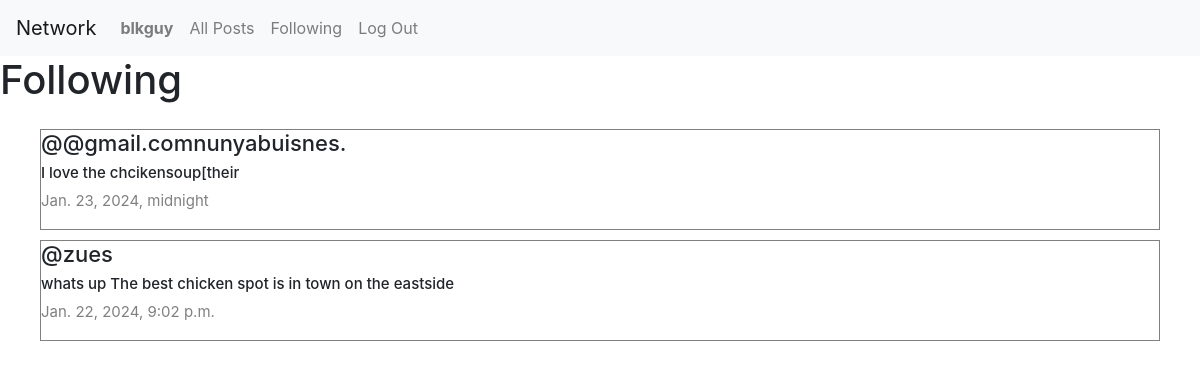
Screenshot of /following (signed in) with the database file from the repository.
### network/models.py (models this page shows, shortened)
class User(AbstractUser):
    pass

class Post(models.Model):
    content=models.CharField(max_length=140)
    user=models.ForeignKey(User,on_delete=models.CASCADE,related_name="author")
    date=models.DateTimeField(auto_now_add=True)

### network/views.py (the view)
# urls.py: path('following',views.following,name='following'),
def following(request):
    currentUser=User.objects.get(pk=request.user.id)
    following_people=Follow.objects.filter(user=currentUser)
    allPosts=Post.objects.all().order_by("id").reverse()
    followingPosts=[]
    for posts in allPosts:
        for person in following_people:
            if person.user_follower==posts.user:
                followingPosts.append(posts)
    paginator=Paginator(followingPosts,2)
    page_number= request.GET.get('page')
    posts_of_the_page=paginator.get_page(page_number)
    return render(request, "network/following.html",{
        "posts_of_the_page":posts_of_the_page
    })

### network/templates/network/following.html (shortened to what this page needs)
{% extends "network/layout.html" %}
{% block body %}
<h1>Following</h1>
<div class="all-posts" >
    {% for post in posts_of_the_page %}
    <div class="post" style="margin: 5px 20px; border:0.1px solid gray; display: flex;
    justify-content: center;
    flex-direction:column;
    box-sizing: border-box;">
        <h5 class="username">@{{ post.user }}</h5>
       <h6 class="content" >{{ post.content }}</h6>
        <p class="date"> {{ post.date }}</p>
    </div>
    {% endfor %}
</div>
{% endblock %}

### network/templates/network/layout.html (shortened to what this page needs)
{% load static %}
<!DOCTYPE html>
<html lang="en">
    <head>
        <link rel="stylesheet" href="https://stackpath.bootstrapcdn.com/bootstrap/4.4.1/css/bootstrap.min.css">
        <link href="{% static 'network/styles.css' %}" rel="stylesheet">
    </head>
    <body>
        <nav class="navbar navbar-expand-lg navbar-light bg-light">
            <a class="navbar-brand" href="#">Network</a>
            <div>
              <ul class="navbar-nav mr-auto">
                {% if user.is_authenticated %}
                    <li class="nav-item">
                        <a class="nav-link" href="{% url 'profile' user_id=user.id %}"><strong>{{ user.username }}</strong></a>
                    </li>
                {% endif %}
                <li class="nav-item">
                  <a class="nav-link" href="{% url 'index' %}">All Posts</a>
                </li>
                {% if user.is_authenticated %}
                    <li class="nav-item">
                        <a class="nav-link" href="{% url  'following' %}">Following</a>
                    </li>
                    <li class="nav-item">
                        <a class="nav-link" href="{% url 'logout' %}">Log Out</a>
                    </li>
                {% endif %}
              </ul>
            </div>
          </nav>
        <div class="body">
            {% block body %}
            {% endblock %}
        </div>
    </body>
</html>

### network/static/network/styles.css (style rules this page uses)
.all-posts { display: flex; justify-content: flex-start; flex-direction: column; margin: 20px; }
.content { font-size: 15px; }
.username { font-size: 22px; }
.date { color:gray; font-size: 15px; }

### rows the page displays
User: username "blkguy"
Post: user "@gmail.comnunyabuisnes.", content "I love the chcikensoup[their", date "Jan. 23, 2024, midnight"
Post: user "zues", content "whats up The best chicken spot is in town on the eastside", date "Jan. 22, 2024, 9:02 p.m."
